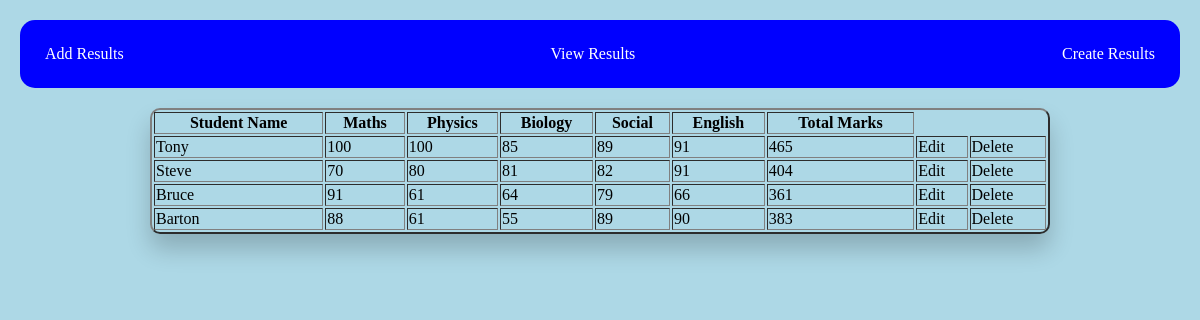
Screenshot of /view/ with the database file from the repository.
### application/models.py (models this page shows, shortened)
class StudResults(models.Model):
    sname = models.CharField(max_length=40)
    maths = models.IntegerField()
    physics = models.IntegerField()
    biology = models.IntegerField()
    social = models.IntegerField()
    english = models.IntegerField()
    total = models.IntegerField(editable=False)

### application/views.py (the view)
# urls.py: path('view/',listresults.as_view(),name='view'),
class listresults(ListView):
    model = StudResults
    template_name = 'viewresults.html'
    context_object_name = 'student'

### templates/viewresults.html
{%extends 'base.html'%}
{%block content%}
<center>
    <table border="2" width="75%" style="margin:20px; border-radius:10px; box-shadow:0 15px 25px rgba(0,0,0,0.2);">
        <thead>
        <th>Student Name</th>
        <th>Maths</th>
        <th>Physics</th>
        <th>Biology</th>
        <th>Social</th>
        <th>English</th>
        <th>Total Marks</th>
        </thead>
        <tbody>
        {%for stud in student%}
        <tr>
            <td>{{stud.sname}}</td>
            <td>{{stud.maths}}</td>
            <td>{{stud.physics}}</td>
            <td>{{stud.biology}}</td>
            <td>{{stud.social}}</td>
            <td>{{stud.english}}</td>
            <td>{{stud.total}}</td>
            <td>
                <a href="/update/{{stud.id}}" style="text-decoration:none;color:black">Edit</a>
            </td>
            <td>
                <a href="/delete/{{stud.id}}" style="text-decoration:none;color:black;">Delete</a>
            </td>
        </tr>
        {%endfor%}
        </tbody>
    </table>
</center>
{%endblock%}

### templates/base.html (shortened to what this page needs)
<!DOCTYPE html>
<html lang="en">
<head>
</head>
<body>
<nav>
    <div>
        <a class="but" href="{% url 'add'%}">Add Results</a>
        <a class="but" href="{% url 'view'%}">View Results</a>
        <a class="but" href="{% url 'create'%}">Create Results</a>
    </div>
</nav>
{%block content%}
{%endblock%}
</body>
</html>

### templates/base.html (style rules this page uses)
body { margin:0; padding:0; background-color:lightblue; }
div { margin:20px; background-color:blue; border-radius:15px; display:flex; align-items:center; justify-content:space-between; }
.but { text-decoration:none; color:white; padding:25px; }

### rows the page displays
StudResults: sname "Tony", maths "100", physics "100", biology "85", social "89", english "91", total "465"
StudResults: sname "Steve", maths "70", physics "80", biology "81", social "82", english "91", total "404"
StudResults: sname "Bruce", maths "91", physics "61", biology "64", social "79", english "66", total "361"
StudResults: sname "Barton", maths "88", physics "61", biology "55", social "89", english "90", total "383"
